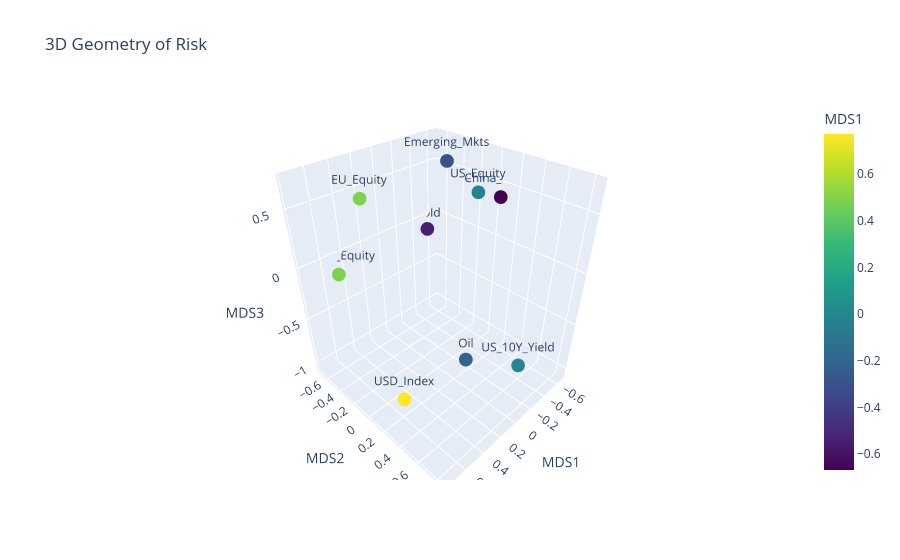

Source (notebook cell):
### Markdown cell above
### 2.2 Multidimensional Scaling (MDS)

Classical MDS is applied to the distance matrix to project the nine-asset space
into three dimensions for visualisation. Quality is measured by Kruskal's
Stress Score:

$$\text{Stress} = \sqrt{\frac{\sum_{i<j}(d_{ij} - \hat{d}_{ij})^2}{\sum_{i<j} d_{ij}^2}}$$

A Stress value below 0.10 is conventionally considered excellent; below 0.20
acceptable. The three-dimensional reduction involves information loss; any
economic interpretation attached to individual MDS axes is heuristic rather
than structural.

### Code cell
# 1. Re-calculate MDS with 3 components
# Using your existing corr_matrix
dist_matrix = np.sqrt(2 * (1 - corr_matrix))
mds_3d = MDS(n_components=3, dissimilarity="precomputed", n_init=4, random_state=42)
coords_3d = mds_3d.fit_transform(dist_matrix)

# 2. Create a DataFrame for Plotly
df_3d = pd.DataFrame(
    coords_3d, index=corr_matrix.columns, columns=["MDS1", "MDS2", "MDS3"]
)
df_3d.reset_index(inplace=True)
df_3d.rename(columns={"index": "Ticker"}, inplace=True)

# 3. Create the Interactive Plot
fig = px.scatter_3d(
    df_3d,
    x="MDS1",
    y="MDS2",
    z="MDS3",
    text="Ticker",
    title="3D Geometry of Risk",
    color="MDS1",  # Color by the primary factor
    color_continuous_scale="Viridis",
)

# Improve readability
fig.update_traces(textposition="top center")
fig.show()

### Figure 1 — Plotly figure (JSON) as saved in the notebook; plotly's stock layout.template omitted (floating-point values rounded to 4 significant figures)
{"data": [{"hovertemplate": "MDS1=%{marker.color}<br>MDS2=%{y}<br>MDS3=%{z}<br>Ticker=%{text}<extra></extra>", "legendgroup": "", "marker": {"color": [-0.2144, 0.7708, -0.3011, -0.5396, -0.6674, -0.02144, 0.482, 0.4906, 0.0005773], "coloraxis": "coloraxis", "symbol": "circle"}, "mode": "markers+text", "name": "", "scene": "scene", "showlegend": false, "text": ["Oil", "USD_Index", "Emerging_Mkts", "Gold", "China_Equity", "US_Equity", "Japan_Equity", "EU_Equity", "US_10Y_Yield"], "textposition": "top center", "type": "scatter3d", "x": [-0.2144, 0.7708, -0.3011, -0.5396, -0.6674, -0.02144, 0.482, 0.4906, 0.0005773], "y": [0.1446, 0.4407, -0.2049, -0.689, 0.0517, 0.354, -0.6841, -0.2518, 0.8388], "z": [-1.057, -0.5676, 0.7087, -0.1348, 0.3811, 0.7104, -0.1786, 0.6361, -0.498]}], "layout": {"coloraxis": {"colorbar": {"title": {"text": "MDS1"}}, "colorscale": [[0, "#440154"], [0.1111, "#482878"], [0.2222, "#3e4989"], [0.3333, "#31688e"], [0.4444, "#26828e"], [0.5556, "#1f9e89"], [0.6667, "#35b779"], [0.7778, "#6ece58"], [0.8889, "#b5de2b"], [1, "#fde725"]]}, "legend": {"tracegroupgap": 0}, "scene": {"domain": {"x": [0, 1], "y": [0, 1]}, "xaxis": {"title": {"text": "MDS1"}}, "yaxis": {"title": {"text": "MDS2"}}, "zaxis": {"title": {"text": "MDS3"}}}, "title": {"text": "3D Geometry of Risk"}}}
